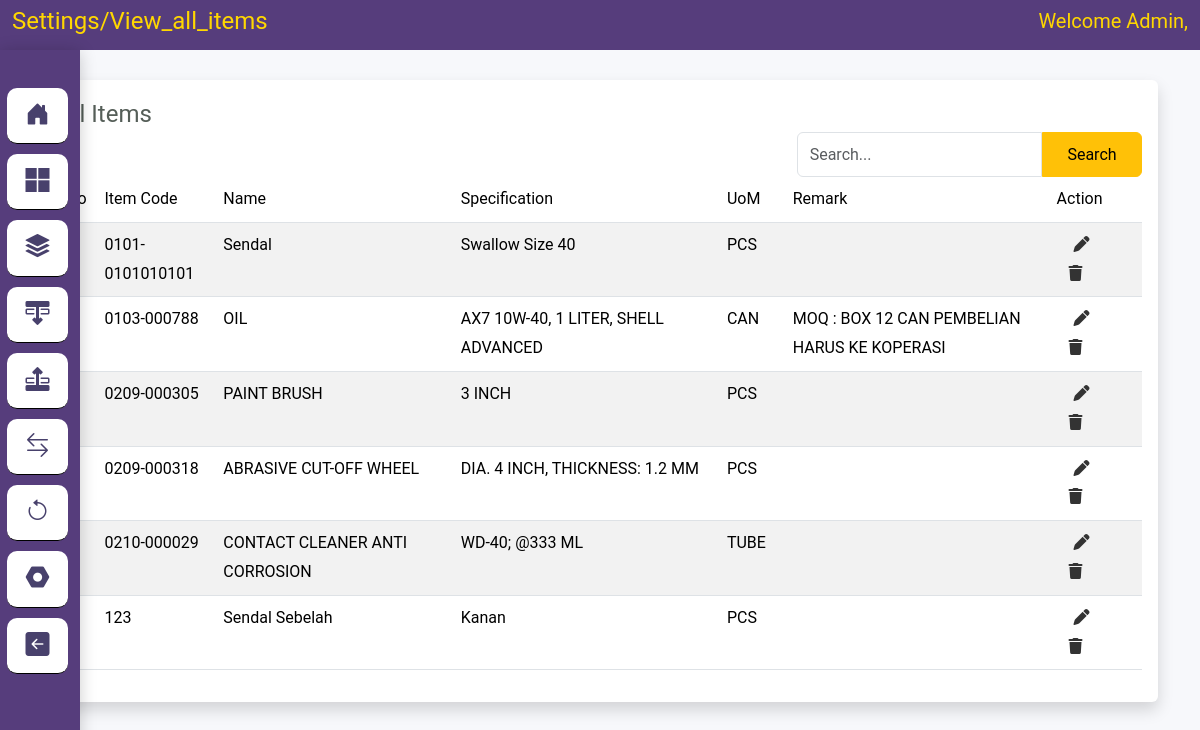
/index.php/settings/view_all_items, run on an earlier commit of the app's database.
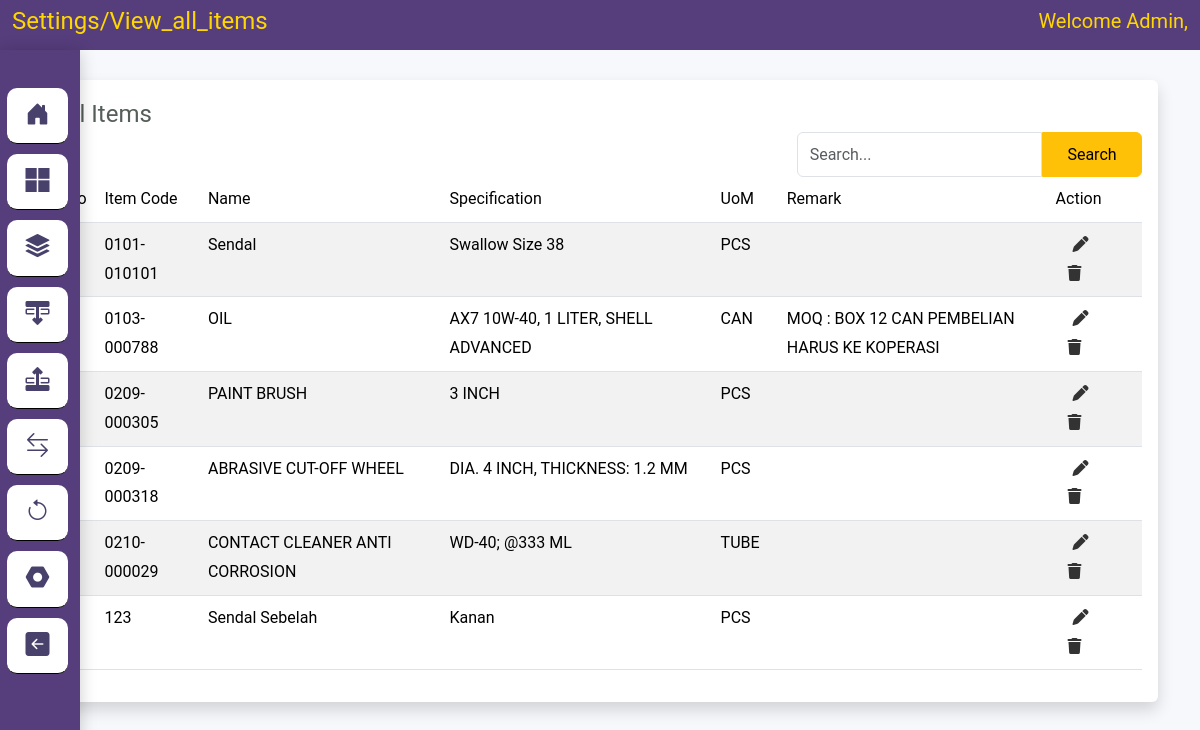
And on a later commit of the database.
### tables this page shows
CREATE TABLE `items` (
  `item_code` varchar(50) NOT NULL,
  `name` varchar(200) NOT NULL,
  `specification` varchar(200) NOT NULL,
  `uom` varchar(50) NOT NULL,
  `remarks` text DEFAULT NULL,
  `image` varchar(100) DEFAULT NULL
);

### application/controllers/Settings.php (called while the page is built, shortened)
<?php
class Settings extends CI_Controller
{
    public function __construct()
    {
        $this->load->helper('download');
		$this->load->library(array('form_validation', 'upload', 'excel'));
    }
    public function view_all_items()
    {
        if ($this->input->post('search')) {
            $data['keyword'] = $this->input->post('keyword');
            $this->session->set_userdata('keyword_item', $data['keyword']);
        } else {
            $data['keyword'] = $this->session->userdata('keyword_item');;
        }
        $this->db->like('item_code', $data['keyword'])->or_like('name', $data['keyword'])->or_like('specification', $data['keyword'])->or_like('uom', $data['keyword'])->or_like('remarks', $data['keyword']);
        $this->db->from('items');
        $config['total_rows'] = $this->db->count_all_results();
        $data['total_rows'] = $config['total_rows'];
        $data['judul'] = 'Settings/view_all_items';
        $data['start'] = $this->uri->segment(3);
        $this->db->like('item_code', $data['keyword'])->or_like('name', $data['keyword'])->or_like('specification', $data['keyword'])->or_like('uom', $data['keyword'])->or_like('remarks', $data['keyword']);
        $this->db->from('items');
        $data['items'] = $this->db->get()->result();
        $this->load->view('template/header', $data);
        $this->load->view('settings/all_items', $data);
    }
}

### index.php (called while the page is built, shortened)
<?php
require_once BASEPATH.'core/CodeIgniter.php';

### application/views/settings/all_items.php (the view, shortened to what this page needs)
<div class="container" style="margin-top: 80px;">
    <div class="cards shadow p-3 mb-3 bg-white rounded" style="min-height: 400px; margin-top:3px;">
        <div class=" cards-header card-header-text">
            <h4 class="card-title">All Items</h4>
            <div class="row">
                <div class="col">
                </div>
                <div class="col-md-4">
                    <form action="<?= base_url() . 'settings/view_all_items' ?>" method="POST" autocomplete="off">
                        <div class="input-group">
                            <input type="text submit" class="form-control" id="keyword" name="keyword"
                                value="<?= $this->session->userdata('keyword_item') ?>" placeholder="Search...">
                            <input type="submit" class="btn btn-warning"
                                style="margin:0px; height:45px; font-size:medium;" name="search" value="Search">
                        </div>
                    </form>
                </div>
            </div>
        </div>
        <div class="card-content table-responsive">
            <table id="items" class="table table-striped table-hover">
                <thead class="text-primary">
                    <tr>
                        <th style="width:40px">No</th>
                        <th style="width:130px">Item Code</th>
                        <th style="width:350px">Name</th>
                        <th style="width:400px">Specification</th>
                        <th style="width:75px">UoM</th>
                        <th style="width:400px">Remark</th>
                        <th style="width:120px">Action</th>
                    </tr>
                </thead>
                <tbody>
                    <?php
                        $i = $start+1;
                        foreach ($items as $data) {
                    ?>
                    <tr>
                        <td><?= $i ?></td>
                        <td><?= $data->item_code ?></td>
                        <td><?= $data->name ?></td>
                        <td><?= $data->specification ?></td>
                        <td><?= $data->uom ?></td>
                        <td><?= $data->remarks ?></td>
                        <td>
                            <div class="container">
                                <div class="row between">
                                    <div class="col">
                                        <a href="" data-bs-toggle="modal"
                                            data-bs-target="#change<?= $data->item_code ?>"><i class="fa-solid fa-pen"
                                                style="margin-left:5px"></i></a>
                                    </div>
                                    <div class="col">
                                        <a href="<?= base_url() ?>settings/delete_item?item_code=<?= $data->item_code ?>"
                                            onclick="return confirm('Are You Sure Want Delete This Item ?')"><i
                                                class="fa-solid fa-trash"></i></a>
                                    </div>
                                </div>
                            </div>
                        </td>
                    </tr>
                    <?php $i++; } ?>
                </tbody>
            </table>
        </div>
    </div>
</div>

### application/views/template/header.php (shortened to what this page needs)
<!doctype html>
<html lang="en">
<head>
    <link rel="stylesheet" href="<?= base_url() ?>node_modules/bootstrap/dist/css/bootstrap.min.css">
    <link rel="stylesheet" href="<?= base_url() ?>node_modules/bootstrap-icons/font/bootstrap-icons.css">
    <link rel="stylesheet" href="<?= base_url() ?>assets/css/header.css">
    <link rel="stylesheet" href="<?= base_url() ?>assets/css/dashboard.css">
    <link rel="stylesheet" href="<?= base_url() ?>assets/css/stock.css">
    <link rel="stylesheet" href="<?= base_url() ?>assets/css/login.css">
    <link rel="stylesheet" href="<?= base_url() ?>assets/css/custom.css">
    <link rel="stylesheet" href="<?= base_url() ?>assets/css/barangmasuk.css">
    <link rel="stylesheet" href="<?= base_url() ?>assets/css/barangkeluar.css">
    <link rel="stylesheet" href="<?= base_url() ?>assets/css/search.css">
    <link rel="stylesheet" href="<?= base_url() ?>assets/css/style.css">
    <link rel="stylesheet" href="https://cdnjs.cloudflare.com/ajax/libs/font-awesome/6.1.1/css/all.min.css" />
    <link rel="stylesheet" type="text/css" media="screen"
        href="https://cdn.datatables.net/1.12.0/css/jquery.dataTables.min.css">
</head>
<body>
    <header>
        <div class="fixed-top">
            <nav class="navbar navbar-expand-md" style=background-color:#563d7c>
                <div class="container-fluid">
                    <h4 style="color:gold"><?= $judul ?></h4>
                    <div class="collapse navbar-collapse" id="navbarSupportedContent">
                        <h5 style="color:gold">Welcome Admin, <?= $this->session->userdata('name') ?></h5>
                    </div>
                </div>
            </nav>
            <div class="d-flex">
                <div class="position-fixed">
                    <nav class="nav-bar" style=background-color:#563d7c>
                        <div class="menu-bar">
                            <div class="menu borders">
                                <div class="main-menu ">
                                    <ul>
                                        <li data-bs-toggle="tooltip" data-bs-placement="top" title="Tooltip on top">
                                            <a href="<?= base_url(); ?>dashboard"
                                                class="<?php if (uri_string() === 'dashboard') echo 'actived' ?>">
                                                <i class="bi bi-house-door-fill"></i>
                                            </a>
                                        </li>
                                        <li>
                                            <a href="<?= base_url(); ?>catalog?reset=true"
                                                class="<?php if (uri_string() === 'catalog') echo 'actived' ?>">
                                                <i class="bi bi-microsoft"></i>
                                            </a>
                                        </li>
                                        <li>
                                            <a href="<?= base_url(); ?>inventory?reset=true"
                                                class="<?php if (uri_string() === 'inventory') echo 'actived' ?>">
                                                <i class="bi bi-stack"></i>
                                            </a>
                                        </li>
                                        <li>
                                            <?php if($this->session->userdata('role') == "3") { ?>
                                            <a href="#">
                                                <?php ;} else { ?>
                                                <a href="<?= base_url(); ?>received"
                                                    class="<?php if (uri_string() === 'received') echo 'actived' ?>">
                                                    <?php ;} ?>
                                                    <i class="bi bi-layer-backward"></i>
                                                </a>
                                        </li>
                                        <li>
                                            <?php if($this->session->userdata('role') == "2") { ?>
                                            <a href="#">
                                                <?php ;} else { ?>
                                                <a href="<?= base_url(); ?>issue"
                                                    class="<?php if (uri_string() === 'issue') echo 'actived' ?>">
                                                    <?php ;} ?>
                                                    <i class="bi bi-layer-forward"></i>
                                                </a>
                                        </li>
                                        <li>
                                            <a href="<?= base_url(); ?>lending?reset=true"
                                                class="<?php if (uri_string() === 'lending') echo 'actived' ?>">
                                                <i class="bi bi-arrow-left-right"></i>
                                            </a>
                                        </li>
                                        <li>
                                            <a href="<?= base_url(); ?>history?reset=true"
                                                class="<?php if (uri_string() === 'history') echo 'actived' ?>">
                                                <i class="bi bi-arrow-counterclockwise"></i>
                                            </a>
                                        </li>
                                        <li>
                                            <a href="<?= base_url(); ?>settings"
                                                class="<?php if (uri_string() === 'settings') echo 'actived' ?>">
                                                <i class="bi bi-nut-fill"></i>
                                            </a>
                                        </li>
                                        <li>
                                            <a href="<?= base_url(); ?>login/logout"
                                                class="<?php if (uri_string() === 'login') echo 'actived' ?>">
                                                <i class="bi bi-arrow-left-square-fill"></i>
                                            </a>
                                        </li>
                                    </ul>
                                </div>
                            </div>
                        </div>
                    </nav>
                </div>
            </div>
        </div>
    </header>

### assets/css/header.css (style rules this page uses)
.menu ul li { list-style: none; }
.menu ul li a { display: block; margin-left: -30px; color: gold; border-bottom: 1px solid rgb(0, 0, 0); }
.nav-bar { width: 80px; height: 100vh; border-radius: 0px; position: relative; box-shadow: 0 0.1rem 1rem rgba(0, 0, 0, 0.2); }
.menu-bar { display: flex; flex-direction: column; justify-content: space-evenly; padding: 12px; }
.menu { margin-left: 25px; display: flex; flex-direction: column; justify-content: space-evenly; }
.menu { margin-top: 1rem; }
.menu ul li { font-size: 24px; text-align: center; margin-top: 6px; list-style: none; }
.menu ul li a { padding: 6px; margin-top: 10px; border-radius: 10px; text-align: center; align-items: center; background-color: #ffffff; color: #48416c; }
.navbar { height: 50px; }

### assets/css/dashboard.css (style rules this page uses)
* { margin: 0; padding: 0; }
a { text-decoration: none; -webkit-transition: all 0.5s ease-in-out 0s; -o-transition: all 0.5s ease-in-out 0s; transition: all 0.5s ease-in-out 0s; }

### assets/css/login.css (style rules this page uses)
body { font-family: "Poppins", Arial, Helvetica, sans-serif; background-color: #f7f8fb; color: #fff; }
.btn { width: 100px; }

### assets/css/custom.css (style rules this page uses)
body, html { line-height: 1.8; font-family: "Roboto", sans-serif; color: #555e58; text-transform: capitalize; text-rendering: optimizeLegibility !important; -webkit-font-smoothing: antialiased !important; font-weight: 400; margin: 0px; padding: 0px; }
h1, h2, h3, h4, h5, h6, .h1, .h2, .h3, .h4 { font-weight: 400; line-height: 1.5em; }
a { color: #333; font-weight: 400; }
ul, ol { padding: 0; margin: 0px; list-style: none; }
a, a:hover, a:focus { color: #333; text-decoration: none; transition: all 0.3s; }
.navbar { background-color: #2196f3; color: #ffffff; }
.table > thead > tr > th { border-bottom-width: 1px; font-size: 16px; font-weight: 400; }

What changed in the data, as far as the page shows it:
removed items: item_code "0101-0101010101", name "Sendal", specification "Swallow Size 40", uom "PCS"
added items: item_code "0101-010101", name "Sendal", specification "Swallow Size 38", uom "PCS"
